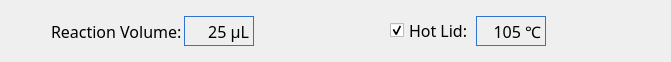
    <widget class="QWidget" name="layoutWidget">
     <property name="geometry">
      <rect>
       <x>10</x>
       <y>10</y>
       <width>671</width>
       <height>44</height>
      </rect>
     </property>
     <layout class="QHBoxLayout" name="_2">
      <property name="spacing">
       <number>10</number>
      </property>
      <property name="sizeConstraint">
       <enum>QLayout::SetMinimumSize</enum>
      </property>
      <item>
       <layout class="QHBoxLayout" name="horizontalLayout">
        <property name="spacing">
         <number>2</number>
        </property>
       </layout>
      </item>
      <item>
       <layout class="QHBoxLayout" name="horizontalLayout_2">
        <property name="spacing">
         <number>2</number>
        </property>
        <item>
         <layout class="QHBoxLayout" name="horizontalLayout_5">
          <property name="spacing">
           <number>2</number>
          </property>
         </layout>
        </item>
        <item>
         <spacer name="horizontalSpacer_3">
          <property name="orientation">
           <enum>Qt::Horizontal</enum>
          </property>
          <property name="sizeHint" stdset="0">
           <size>
            <width>40</width>
            <height>20</height>
           </size>
          </property>
         </spacer>
        </item>
        <item>
         <widget class="QLabel" name="labelReactionTitle">
          <property name="sizePolicy">
           <sizepolicy hsizetype="Fixed" vsizetype="Preferred">
            <horstretch>0</horstretch>
            <verstretch>0</verstretch>
           </sizepolicy>
          </property>
          <property name="font">
           <font>
            <family>文泉驿等宽微米黑</family>
            <pointsize>12</pointsize>
           </font>
          </property>
          <property name="text">
           <string>Reaction Volume:</string>
          </property>
         </widget>
        </item>
        <item>
         <widget class="QLabel" name="labelReaction">
          <property name="sizePolicy">
           <sizepolicy hsizetype="Fixed" vsizetype="Fixed">
            <horstretch>0</horstretch>
            <verstretch>0</verstretch>
           </sizepolicy>
          </property>
          <property name="minimumSize">
           <size>
            <width>70</width>
            <height>30</height>
           </size>
          </property>
          <property name="maximumSize">
           <size>
            <width>70</width>
            <height>30</height>
           </size>
          </property>
          <property name="font">
           <font>
            <family>文泉驿等宽微米黑</family>
            <pointsize>12</pointsize>
           </font>
          </property>
          <property name="styleSheet">
           <string notr="true">border: 1px solid #2f74d0;</string>
          </property>
          <property name="frameShape">
           <enum>QFrame::Box</enum>
          </property>
          <property name="text">
           <string>25 μL</string>
          </property>
          <property name="alignment">
           <set>Qt::AlignRight|Qt::AlignTrailing|Qt::AlignVCenter</set>
          </property>
          <property name="textInteractionFlags">
           <set>Qt::NoTextInteraction</set>
          </property>
         </widget>
        </item>
        <item>
         <widget class="QPushButton" name="buttonReactionAdd">
          <property name="minimumSize">
           <size>
            <width>0</width>
            <height>40</height>
           </size>
          </property>
          <property name="maximumSize">
           <size>
            <width>35</width>
            <height>40</height>
           </size>
          </property>
          <property name="font">
           <font>
            <pointsize>12</pointsize>
           </font>
          </property>
          <property name="focusPolicy">
           <enum>Qt::NoFocus</enum>
          </property>
          <property name="styleSheet">
           <string notr="true">border-radius:8px;</string>
          </property>
          <property name="text">
           <string/>
          </property>
          <property name="icon">
           <iconset resource="../armui_rcs.qrc">
            <normaloff>:/png/add</normaloff>:/png/add</iconset>
          </property>
          <property name="iconSize">
           <size>
            <width>30</width>
            <height>30</height>
           </size>
          </property>
         </widget>
        </item>
        <item>
         <widget class="QPushButton" name="buttonReactionReduce">
          <property name="minimumSize">
           <size>
            <width>0</width>
            <height>40</height>
           </size>
          </property>
          <property name="maximumSize">
           <size>
            <width>35</width>
            <height>40</height>
           </size>
          </property>
          <property name="font">
           <font>
            <pointsize>12</pointsize>
           </font>
          </property>
          <property name="focusPolicy">
           <enum>Qt::NoFocus</enum>
          </property>
          <property name="styleSheet">
           <string notr="true">border-radius:8px;</string>
          </property>
          <property name="text">
           <string/>
          </property>
          <property name="icon">
           <iconset resource="../armui_rcs.qrc">
            <normaloff>:/png/reduce</normaloff>:/png/reduce</iconset>
          </property>
          <property name="iconSize">
           <size>
            <width>30</width>
            <height>30</height>
           </size>
          </property>
         </widget>
        </item>
       </layout>
      </item>
      <item>
       <spacer name="horizontalSpacer_2">
        <property name="orientation">
         <enum>Qt::Horizontal</enum>
        </property>
        <property name="sizeHint" stdset="0">
         <size>
          <width>40</width>
          <height>20</height>
         </size>
        </property>
       </spacer>
      </item>
      <item>
       <layout class="QHBoxLayout" name="horizontalLayout_3">
        <property name="spacing">
         <number>2</number>
        </property>
        <item>
         <widget class="QCheckBox" name="checkBoxHotCover">
          <property name="sizePolicy">
           <sizepolicy hsizetype="Fixed" vsizetype="Fixed">
            <horstretch>0</horstretch>
            <verstretch>0</verstretch>
           </sizepolicy>
          </property>
          <property name="font">
           <font>
            <family>文泉驿等宽微米黑</family>
            <pointsize>12</pointsize>
           </font>
          </property>
          <property name="mouseTracking">
           <bool>false</bool>
          </property>
          <property name="styleSheet">
           <string notr="true">QCheckBox::indicator:unchecked {image: url(:/png/noselect);} 
QCheckBox::indicator:checked {image: url(:/png/select);}</string>
          </property>
          <property name="text">
           <string>Hot Lid:</string>
          </property>
          <property name="checked">
           <bool>true</bool>
          </property>
         </widget>
        </item>
        <item>
         <widget class="QLabel" name="labelHotLid">
          <property name="sizePolicy">
           <sizepolicy hsizetype="Fixed" vsizetype="Fixed">
            <horstretch>0</horstretch>
            <verstretch>0</verstretch>
           </sizepolicy>
          </property>
          <property name="minimumSize">
           <size>
            <width>70</width>
            <height>30</height>
           </size>
          </property>
          <property name="maximumSize">
           <size>
            <width>70</width>
            <height>30</height>
           </size>
          </property>
          <property name="font">
           <font>
            <family>文泉驿等宽微米黑</family>
            <pointsize>12</pointsize>
           </font>
          </property>
          <property name="styleSheet">
           <string notr="true">border: 1px solid #2f74d0;</string>
          </property>
          <property name="frameShape">
           <enum>QFrame::Box</enum>
          </property>
          <property name="text">
           <string>105 ℃</string>
          </property>
          <property name="scaledContents">
           <bool>true</bool>
          </property>
          <property name="alignment">
           <set>Qt::AlignRight|Qt::AlignTrailing|Qt::AlignVCenter</set>
          </property>
          <property name="textInteractionFlags">
           <set>Qt::NoTextInteraction</set>
          </property>
         </widget>
        </item>
        <item>
         <widget class="QPushButton" name="buttonHotlidAdd">
          <property name="minimumSize">
           <size>
            <width>0</width>
            <height>40</height>
           </size>
          </property>
          <property name="maximumSize">
           <size>
            <width>35</width>
            <height>40</height>
           </size>
          </property>
          <property name="font">
           <font>
            <pointsize>12</pointsize>
           </font>
          </property>
          <property name="focusPolicy">
           <enum>Qt::NoFocus</enum>
          </property>
          <property name="styleSheet">
           <string notr="true">border-radius:8px;</string>
          </property>
          <property name="text">
           <string/>
          </property>
          <property name="icon">
           <iconset resource="../armui_rcs.qrc">
            <normaloff>:/png/add</normaloff>:/png/add</iconset>
          </property>
          <property name="iconSize">
           <size>
            <width>30</width>
            <height>30</height>
           </size>
          </property>
         </widget>
        </item>
        <item>
         <widget class="QPushButton" name="buttonHotlidReduce">
          <property name="minimumSize">
           <size>
            <width>0</width>
            <height>40</height>
           </size>
          </property>
          <property name="maximumSize">
           <size>
            <width>35</width>
            <height>40</height>
           </size>
          </property>
          <property name="font">
           <font>
            <pointsize>12</pointsize>
           </font>
          </property>
          <property name="focusPolicy">
           <enum>Qt::NoFocus</enum>
          </property>
          <property name="styleSheet">
           <string notr="true">border-radius:8px;</string>
          </property>
          <property name="text">
           <string/>
          </property>
          <property name="icon">
           <iconset resource="../armui_rcs.qrc">
            <normaloff>:/png/reduce</normaloff>:/png/reduce</iconset>
          </property>
          <property name="iconSize">
           <size>
            <width>30</width>
            <height>30</height>
           </size>
          </property>
         </widget>
        </item>
        <item>
         <spacer name="horizontalSpacer">
          <property name="orientation">
           <enum>Qt::Horizontal</enum>
          </property>
          <property name="sizeHint" stdset="0">
           <size>
            <width>40</width>
            <height>20</height>
           </size>
          </property>
         </spacer>
        </item>
       </layout>
      </item>
     </layout>
    </widget>
